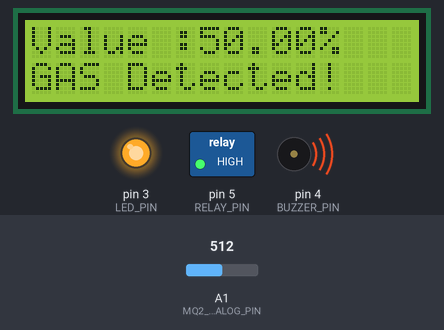
This sketch was run on a simulated Arduino Uno, built with avr-gcc and run on an emulated ATmega328P. On the bench: 16×2 character LCD, switched loads named in the sketch (green lamp = pin HIGH), output pins drawn as LEDs (lit = HIGH), buzzer (waves = sounding, pin HIGH). The inputs (shaded band) are chosen by the test bench; at power-on: A1 (MQ2_ANALOG_PIN) = 512. What the sketch prints to the serial monitor is not drawn.

Above: at 1.2 s.
1.3 s: A1 (MQ2_ANALOG_PIN) set to 334
At 3.3 s:
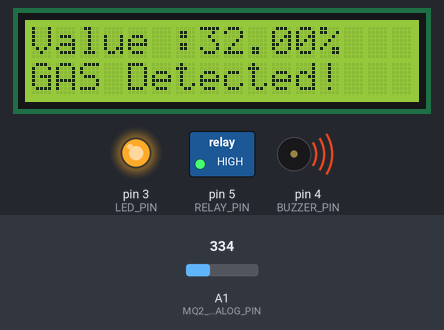
3.6 s: A1 (MQ2_ANALOG_PIN) set to 300
At 4.6 s:
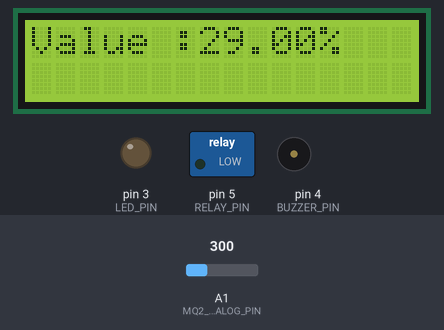
5.7 s: A1 (MQ2_ANALOG_PIN) set to 122
At 7.0 s:
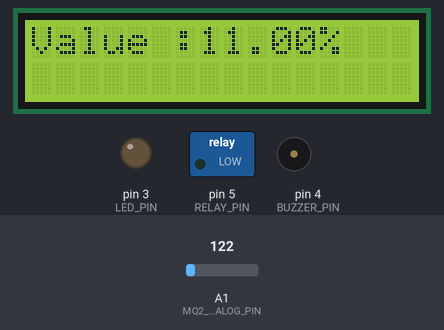
Timing chart, 0 to 8.7 s (numbered marks = the images above; inputs shaded):
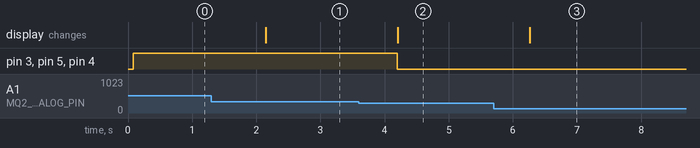

Measured:
- the behaviour switches between 318 and 317 on A1 (MQ2_ANALOG_PIN) (found by bisection; images 1 and 2)
- after the input at 1.3 s, the display: changes after 0.85 s (image 1)
- after the input at 3.6 s, pin 3 (LED_PIN), pin 5 (RELAY_PIN), pin 4 (BUZZER_PIN): HIGH → LOW after 0.59 s; the display: changes after 0.61 s (image 2)
- after the input at 5.7 s, the display: changes after 0.56 s (image 3)

The sketch:

Gas.ino
```cpp
#include <LiquidCrystal_I2C.h>
LiquidCrystal_I2C lcd(0x27, 16, 2);

const int MQ2_ANALOG_PIN = A1;  //PIN A0 SENSOR MQ
const int MQ2_DIGITAL_PIN = 2;  //PIN D0 SENSOR MQ
const int LED_PIN = 3;
const int BUZZER_PIN = 4;
const int RELAY_PIN = 5;

const int THRESHOLD_PERCENTAGE = 30;  // UBAH NILAI PRESENTASE DISINI (%)

void setup() {
  Serial.begin(9600);

  lcd.init();
  lcd.backlight();

  pinMode(MQ2_ANALOG_PIN, INPUT);
  pinMode(RELAY_PIN, OUTPUT);
  pinMode(LED_PIN, OUTPUT);
  pinMode(BUZZER_PIN, OUTPUT);

  digitalWrite(RELAY_PIN, LOW);
}

void loop() {
  int sensorValue = analogRead(MQ2_ANALOG_PIN);
  float voltage = sensorValue * (5.0 / 1023.0);
  float gasPercentage = calculateGasPercentage(sensorValue);

  Serial.print("Persentase Gas: ");
  Serial.print(gasPercentage, 2);
  Serial.print("%");
  lcd.setCursor(0, 0);
  lcd.print("Value :");
  lcd.print(gasPercentage, 2);
  lcd.print("%");
  lcd.print("  ");

  if (gasPercentage > THRESHOLD_PERCENTAGE) {
    digitalWrite(RELAY_PIN, HIGH);
    digitalWrite(LED_PIN, HIGH);
    digitalWrite(BUZZER_PIN, HIGH);
    Serial.print(" | RELAY, LED, BUZZER: AKTIF");
    lcd.setCursor(0, 1);
    lcd.print("GAS Detected!");
  } else {
    digitalWrite(RELAY_PIN, LOW);
    digitalWrite(LED_PIN, LOW);
    digitalWrite(BUZZER_PIN, LOW);
    Serial.print(" | RELAY, LED, BUZZER: NONAKTIF");
    lcd.setCursor(0, 1);
    lcd.print("             ");
  }
  Serial.println();

  delay(1000);
}

float calculateGasPercentage(int sensorValue) {
  float percentage = map(sensorValue, 0, 1023, 0, 100);
  return percentage;
}

void calibrateSensor() {
}
```
